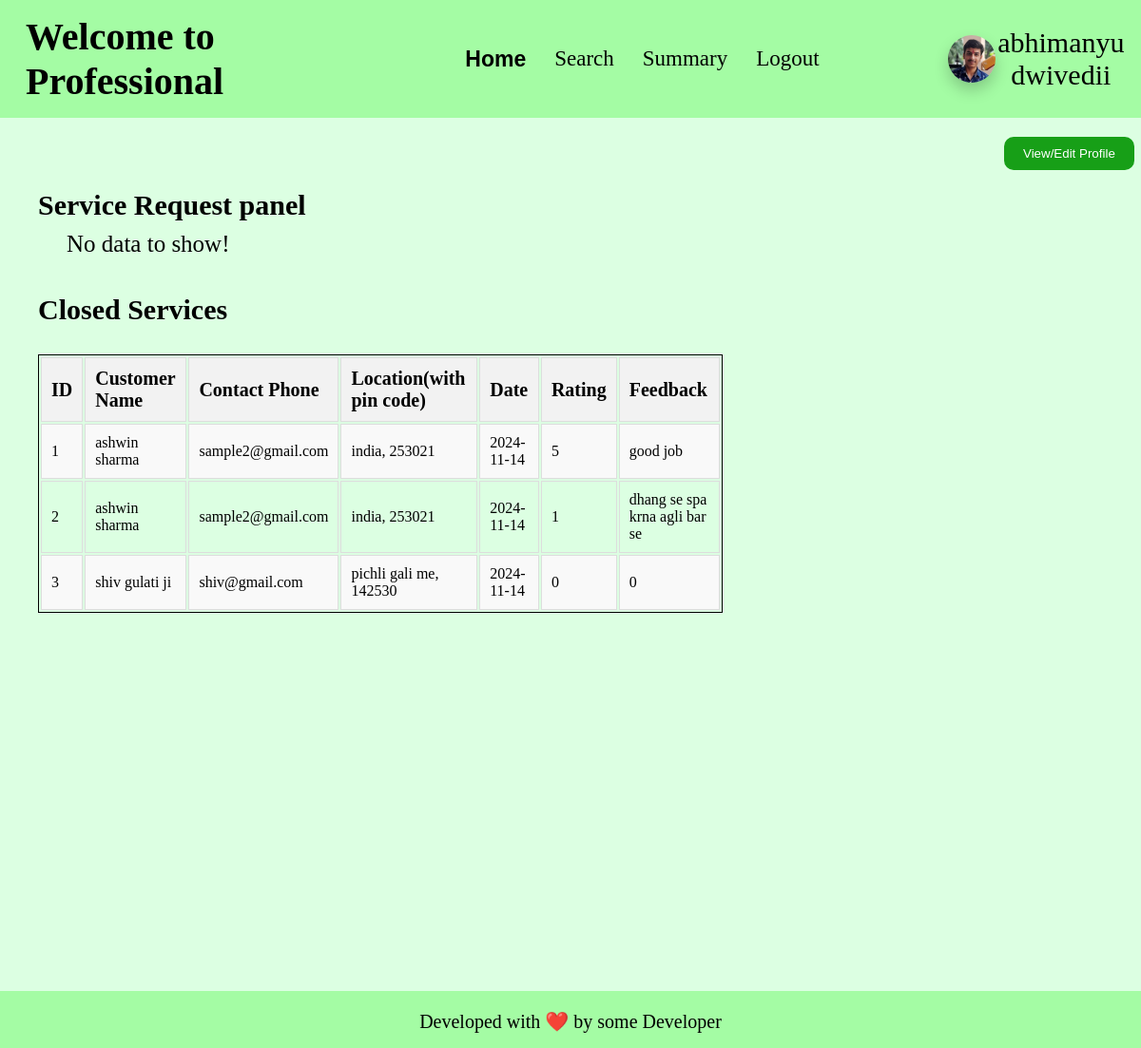
Page /professional_home/3 on the committed database.
### app.py (models this page shows)
class professional(db.Model):
    __tablename__ = "professional"
    id = db.Column(db.Integer, primary_key=True, autoincrement=True)
    email_id = db.Column(db.String, nullable=False)
    fullname = db.Column(db.String, nullable=False)
    password = db.Column(db.String, nullable=False)
    date_created = db.Column(db.Date, nullable=False)
    service_type_id = db.Column(db.Integer, db.ForeignKey('service.id'), nullable=False)
    experience = db.Column(db.Integer, nullable=False)
    gender = db.Column(db.String, nullable=False)
    address = db.Column(db.String, nullable=False)
    pin_code = db.Column(db.Integer, nullable=False)
    documents = db.Column(db.String, nullable=False)
    request = db.Column(db.Boolean, default=None)
    blocked = db.Column(db.Boolean, default=False)
    services_completed = db.Column(db.Integer, default = 0)
    rating = db.Column(db.Float, default = 0.0)
    price = db.Column(db.Integer, default = 0)
    service_type = db.relationship('service', back_populates='professionals')
    service_requests = db.relationship('service_request', backref='professional', cascade='all, delete-orphan')

class service_request(db.Model):
    __tablename__ = "service_request"
    id = db.Column(db.Integer, primary_key=True, autoincrement=True)
    service_id = db.Column(db.Integer, ForeignKey('service.id'), nullable=False)
    customer_id = db.Column(db.Integer, ForeignKey('customer.id'), nullable=False)
    professional_id = db.Column(db.Integer, ForeignKey('professional.id'), nullable=False)
    date_of_request = db.Column(db.Date, nullable=False)
    date_of_completion = db.Column(db.Date, default=False)
    service_status = db.Column(db.String, default=False)
    rstars = db.Column(db.Integer, default=False)
    rfeedback = db.Column(db.String, default=False)

class customer(db.Model):
    __tablename__ = "customer"
    id = db.Column(db.Integer, primary_key=True, autoincrement=True)
    email_id = db.Column(db.String, nullable=False)
    password = db.Column(db.String, nullable=False)
    fullname = db.Column(db.String, nullable=False)
    gender = db.Column(db.String, nullable=False)
    address = db.Column(db.String, nullable=False)
    pin_code = db.Column(db.Integer, nullable=False)
    blocked = db.Column(db.Boolean, default=False)
    service_requests = db.relationship('service_request', backref='customer', cascade='all, delete-orphan')

### app.py (the view)
@app.route('/professional_home/<int:id>', methods=['GET', 'POST'])
def prof_home(id):
    if request.method == 'GET':
        prof = professional.query.filter_by(id = id).first()
        if prof:
            if not prof.blocked:
                if not prof.request:
                    ser = service_request.query.join(professional, service_request.professional_id == professional.id).join(
                        customer, service_request.customer_id == customer.id).join(
                        service, service_request.service_id == service.id).filter(
                        service_request.professional_id == id,
                        service_request.service_status.in_(['requested', 'accepted']),
                        customer.blocked == False,
                        service.status == False
                    ).all()
                    ser_history = service_request.query.join(
                        professional, service_request.professional_id == professional.id).join(
                        customer, service_request.customer_id == customer.id).join(service, service_request.service_id == service.id).filter(
                        service_request.professional_id == id,
                        service_request.service_status.in_(['closed', 'rejected']),
                        customer.blocked == False,
                        service.status == False
                    ).all()
                    if ser: #Requests or service going on.
                        if ser_history: #if service history present.
                                return render_template("prof_home.html",
                                    professional = prof,
                                    request_details = ser,
                                    service_history = ser_history,
                                    )
                        else: #Service history not present
                            return render_template("prof_home.html",
                                    professional = prof,
                                    request_details = ser,
                                    service_history = ser_history,
                                    )
                    else: #No service requests, no service_history
                        return render_template("prof_home.html",
                                    professional = prof,
                                    request_details = ser,
                                    service_history = ser_history
                                    )
                else:
                    return redirect('/professional_login')
            else:
                return redirect('/professional_login')
        else:
            return redirect('/professional_login')

### templates/prof_home.html (shortened to what this page needs)
<!DOCTYPE html>
<html lang="en">
<head>
    <link rel="stylesheet" href="/static/css/profile-block.css">
    <link rel="stylesheet" href="/static/css/table-styling.css">
    <link rel="stylesheet" href="/static/css/basic.css">
</head>
<body>
    <header>
        <h1>Welcome to Professional</h1>
        <ul>
            <li><a class="active" href="/professional_home/{{professional.id}}">Home</a></li>
            <li><a href="/professional_search/{{professional.id}}">Search</a></li>
            <li><a href="/professional_summary/{{professional.id}}">Summary</a></li>
            <li><a href="/professional_logout/{{professional.id}}">Logout</a></li>
        </ul>
        <div id="user-info">
            <img id="user-pic" src="/static/anant-pic.jpg" alt="Profile Picture">
            <div>{{professional.fullname}}</div>
        </div>
    </header>
    <button id="edit_profile_button" onclick="gotoroute('/professional_home/view_profile/{{professional.id}}')">View/Edit Profile</button>
    <h2>Service Request panel</h2>
    {% if request_details %}
        <div class="tables">
            <table class="styled-table">
                <tr>
                    <th>ID</th>
                    <th>Customer Name</th>
                    <th>Email Id</th>
                    <th>Location(with pin code)</th>
                    <th>Action</th>
                </tr>
                {% for request in request_details %}
                    <tr>
                        <td>{{loop.index}}</td>
                        <td>{{request.customer.fullname}}</td>
                        <td>{{request.customer.email_id}}</td>
                        <td>{{request.customer.address}},{{request.customer.pin_code}}</td>
                        {% if request.service_status == 'requested' %}
                            <td>
                                <a href="/professional_home/service_action/accept/{{request.id}}">Accept</a>/
                                <a href="/professional_home/service_action/reject/{{request.id}}">Reject</a>
                            </td>
                        {% else %}
                            <td>accepted</td>
                        {% endif %}
                    </tr>
                {% endfor %}
            </table>
        </div>
    {% else %}
        <div id="no_data">No data to show!</div>
    {% endif %}
    <br>
    <h2>Closed Services</h2>
    {% if service_history %}
        <div class="tables">
            <table class="styled-table">
                <tr>
                    <th>ID</th>
                    <th>Customer Name</th>
                    <th>Contact Phone</th>
                    <th>Location(with pin code)</th>
                    <th>Date</th>
                    <th>Rating</th>
                    <th>Feedback</th>
                </tr>
                {% for ser_his in service_history %}
                    <tr>
                        <td>{{loop.index}}</td>
                        <td>{{ser_his.customer.fullname}}</td>
                        <td>{{ser_his.customer.email_id}}</td>
                        <td>{{ser_his.customer.address}}, {{ser_his.customer.pin_code}}</td>
                        <td>{{ser_his.date_of_completion}}</td>
                        <td>{{ser_his.rstars}}</td>
                        <td>{{ser_his.rfeedback}}</td>
                    </tr>
                {% endfor %}
            </table>
        </div>
    {% else %}
        <div id="no_data">No data to show!</div>
    {% endif %}
    <br>
    <footer>
        <p>
            Developed with ❤️ by some Developer
        </p>
    </footer>
</body>
</html>

### static/css/profile-block.css (style rules this page uses)
#user-info { margin-left: 10vw; width: 19vw; display: flex; flex-direction: row; align-items: center; justify-content: space-evenly; }
#user-info img { min-width: 50px; min-height: 50px; max-width: 55px; max-height: 55px; border-radius: 50px; box-shadow: 0 8px 16px rgba(0, 0, 0, 0.2); }
#user-info div { font-size: 30px; text-align: center; }

### static/css/table-styling.css (style rules this page uses)
.tables { margin-left: 20px; text-align: center; align-items: center; justify-content: center; width: 60vw; border-radius: 25px; padding: 20px; }
.styled-table { width: 100%; border: 1px solid black; }
.styled-table th { font-size: 20px; }
.styled-table th, .styled-table td { padding: 10px; border: 1px solid #ddd; text-align: left; }
.styled-table th { background-color: #f2f2f2; }
.styled-table tr:nth-child(even) { background-color: #f9f9f9; }

### static/css/basic.css (style rules this page uses)
* { padding: 0; margin: 0; }
body { background-color: rgb(220, 255, 226); align-items: center; text-align: left; }
header { align-items: center; display: flex; padding: 15px; background-color: rgb(164, 252, 164); }
ul { display: flex; list-style-type: none; padding: 0; margin: 0; }
ul li { padding-inline: 15px; }
ul li a { font-size: 23px; text-decoration: none; color: black; }
.active { font-family: 'Franklin Gothic Medium', 'Arial Narrow', Arial, sans-serif; font-weight: bold; }
#no_data { font-size: 25px; margin-left: 70px; }

### templates/prof_home.html (style rules this page uses)
h1 { margin-right: 11.1vw; margin-left: 1vw; font-size: 40px; }
#edit_profile_button { padding: 10px 20px; background-color: rgb(23, 159, 23); color: white; border: none; border-radius: 10px; cursor: pointer; margin-left: 88vw; margin-top: 20px; }
h2 { margin-top: 20px; margin-left: 40px; margin-bottom: 10px; font-size: 30px; }
footer { align-items: center; text-align: center; background-color: rgb(164, 252, 164); height: 60px; margin-top: 45vh; }
footer p { margin: auto; padding-top: 20px; font-size: 20px; }

### rows in the picture
professional: fullname "abhimanyu dwivedii"
service_request: customer.fullname "ashwin sharma", customer.email_id "sample2@gmail.com", customer.address "india", customer.pin_code "253021", date_of_completion "2024-11-14", rstars "5", rfeedback "good job"
service_request: customer.fullname "ashwin sharma", customer.email_id "sample2@gmail.com", customer.address "india", customer.pin_code "253021", date_of_completion "2024-11-14", rstars "1", rfeedback "dhang se spa krna agli bar se"
service_request: customer.fullname "shiv gulati ji", customer.email_id "shiv@gmail.com", customer.address "pichli gali me", customer.pin_code "142530", date_of_completion "2024-11-14", rstars "0", rfeedback "0"
